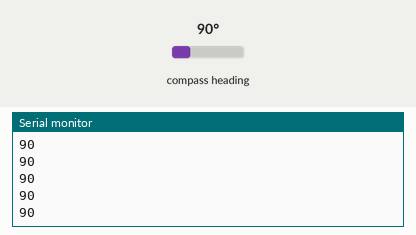
Simulated run of this sketch. Board: Arduino Uno, built with avr-gcc and run on an emulated ATmega328P. On the bench: the last lines printed to the serial monitor. Wiring (inferred from the names in the program): CMPS compass at I2C address 0x60. The test bench sets the inputs (shaded band); at power-on: compass heading 90°.

Above: at 1.2 s.
1.3 s: compass heading set to 7°
At 2.0 s:
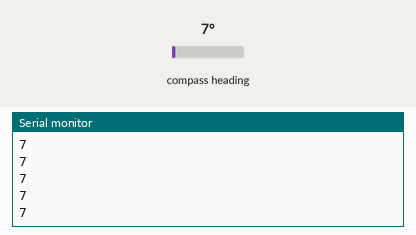
2.8 s: compass heading set to 180°
At 3.3 s:
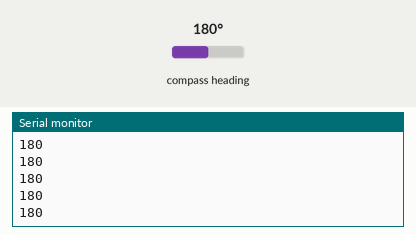
Timing chart, 0 to 5.8 s (numbered marks = the images above; inputs shaded):
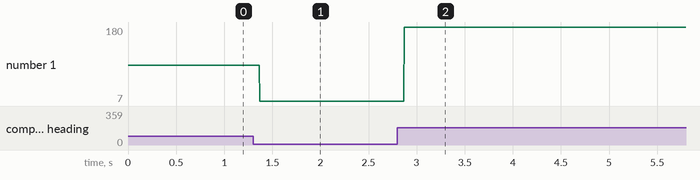

The sketch:

cmps12.ino
```cpp
#include <Wire.h>

#define cmpsAddress 0x60    //address dari cmps

byte highBytes, lowBytes;                     //variabel menampung sementara untuk perhitungan sudut kompas
int compassVal, compassOffset;                //variabel data kompas
int compassFront[] = {355, 90, 176, 255};     //value untuk kompass saat hadap depan (diurut dari utara, timur, selatan, barat)
int compassStart = compassFront[2];           //variabel kompas awal, menghadap selatan

void setup() {
  // put your setup code here, to run once:
Serial.begin (9600);
}

void loop() {
  // put your main code here, to run repeatedly:
  readCompass();
}

void readCompass() {
  //  int smoothing = 10;
  int tempt = 0;
  //  int total = 0;
  //  aku matiin smoothingnya
  //  for (int i = 0; i < smoothing; i++) {

  //read data compass
  Wire.beginTransmission(cmpsAddress);
  Wire.write(1); // Read dari Register 1
  Wire.endTransmission();

  Wire.requestFrom(cmpsAddress, 3); // Request 3 Byte
  while (Wire.available() < 3);
  Wire.read();
  highBytes = Wire.read(); // REG 2
  lowBytes = Wire.read();  // REG 3

  tempt = highBytes;                 // Calculate 16 bit angle
  tempt <<= 8;
  tempt += lowBytes;
  tempt /= 10;

  //    total += tempt;
  //  }

  compassVal = tempt;

  Serial.println (compassVal);

  //hitung perbedaan kompas dan sudut start kompas
  //btw ini harusnya kebalik (compassStart - compassVal) tapi kalo mau dibalik, sesuaiin sama program di kakinya juga
  compassOffset = compassVal - compassStart;

  //batasi kalau offset lebih dari 200, biar cari jalan sebaliknya
  //ini juga sesuaiin kalo mau dibalik
  if (compassStart == compassFront[0]) {
    if (compassOffset > 200) compassOffset = (360 + compassFront[0] - compassVal) * -1;
    else if (compassOffset < -200) compassOffset = 360 - compassFront[0] + compassVal;
  }

  // batasin sudut offset biar putaran robot gak keterlaluan
  if (compassOffset > 30) compassOffset = 30;
  else if (compassOffset < -30) compassOffset = -30;
}
```

Measured:
- after the input at 1.3 s, the serial monitor: prints a new line after 0.07 s (image 1)
- after the input at 2.8 s, the serial monitor: prints a new line after 0.07 s (image 2)
- plotted number 1: 90 → 7 after the input at 1.3 s, 7 → 180 after the input at 2.8 s
